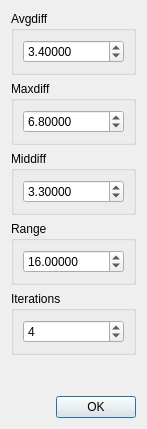
<?xml version="1.0" encoding="UTF-8"?>
<ui version="4.0">
 <class>DebandDialog</class>
 <widget class="QDialog" name="DebandDialog">
  <property name="geometry">
   <rect>
    <x>0</x>
    <y>0</y>
    <width>140</width>
    <height>429</height>
   </rect>
  </property>
  <property name="windowTitle">
   <string>Deband effect settings</string>
  </property>
  <layout class="QVBoxLayout" name="verticalLayout">
   <item>
    <widget class="QGroupBox" name="avgdiff">
     <property name="title">
      <string>Avgdiff</string>
     </property>
     <layout class="QVBoxLayout" name="verticalLayout_2">
      <item>
       <widget class="QDoubleSpinBox" name="avgdiffValue">
        <property name="decimals">
         <number>5</number>
        </property>
        <property name="minimum">
         <double>-10000.000000000000000</double>
        </property>
        <property name="maximum">
         <double>10000.000000000000000</double>
        </property>
        <property name="singleStep">
         <double>0.100000000000000</double>
        </property>
        <property name="value">
         <double>3.400000000000000</double>
        </property>
       </widget>
      </item>
     </layout>
    </widget>
   </item>
   <item>
    <widget class="QGroupBox" name="maxdiff">
     <property name="title">
      <string>Maxdiff</string>
     </property>
     <layout class="QVBoxLayout" name="verticalLayout_3">
      <item>
       <widget class="QDoubleSpinBox" name="maxdiffValue">
        <property name="decimals">
         <number>5</number>
        </property>
        <property name="minimum">
         <double>-10000.000000000000000</double>
        </property>
        <property name="maximum">
         <double>10000.000000000000000</double>
        </property>
        <property name="singleStep">
         <double>0.100000000000000</double>
        </property>
        <property name="value">
         <double>6.800000000000000</double>
        </property>
       </widget>
      </item>
     </layout>
    </widget>
   </item>
   <item>
    <widget class="QGroupBox" name="middiff">
     <property name="title">
      <string>Middiff</string>
     </property>
     <layout class="QVBoxLayout" name="verticalLayout_4">
      <item>
       <widget class="QDoubleSpinBox" name="middiffValue">
        <property name="decimals">
         <number>5</number>
        </property>
        <property name="minimum">
         <double>-10000.000000000000000</double>
        </property>
        <property name="maximum">
         <double>10000.000000000000000</double>
        </property>
        <property name="singleStep">
         <double>0.100000000000000</double>
        </property>
        <property name="value">
         <double>3.300000000000000</double>
        </property>
       </widget>
      </item>
     </layout>
    </widget>
   </item>
   <item>
    <widget class="QGroupBox" name="range">
     <property name="title">
      <string>Range</string>
     </property>
     <layout class="QVBoxLayout" name="verticalLayout_5">
      <item>
       <widget class="QDoubleSpinBox" name="rangeValue">
        <property name="decimals">
         <number>5</number>
        </property>
        <property name="minimum">
         <double>-10000.000000000000000</double>
        </property>
        <property name="maximum">
         <double>10000.000000000000000</double>
        </property>
        <property name="singleStep">
         <double>1.000000000000000</double>
        </property>
        <property name="value">
         <double>16.000000000000000</double>
        </property>
       </widget>
      </item>
     </layout>
    </widget>
   </item>
   <item>
    <widget class="QGroupBox" name="iterations">
     <property name="title">
      <string>Iterations</string>
     </property>
     <layout class="QVBoxLayout" name="verticalLayout_6">
      <item>
       <widget class="QSpinBox" name="iterationsValue">
        <property name="minimum">
         <number>-10000</number>
        </property>
        <property name="maximum">
         <number>10000</number>
        </property>
        <property name="value">
         <number>4</number>
        </property>
       </widget>
      </item>
     </layout>
    </widget>
   </item>
   <item>
    <spacer name="verticalSpacer">
     <property name="orientation">
      <enum>Qt::Vertical</enum>
     </property>
     <property name="sizeHint" stdset="0">
      <size>
       <width>20</width>
       <height>40</height>
      </size>
     </property>
    </spacer>
   </item>
   <item>
    <widget class="QDialogButtonBox" name="buttonBox">
     <property name="orientation">
      <enum>Qt::Horizontal</enum>
     </property>
     <property name="standardButtons">
      <set>QDialogButtonBox::Ok</set>
     </property>
    </widget>
   </item>
  </layout>
 </widget>
 <resources/>
 <connections>
  <connection>
   <sender>buttonBox</sender>
   <signal>accepted()</signal>
   <receiver>DebandDialog</receiver>
   <slot>accept()</slot>
   <hints>
    <hint type="sourcelabel">
     <x>248</x>
     <y>254</y>
    </hint>
    <hint type="destinationlabel">
     <x>157</x>
     <y>274</y>
    </hint>
   </hints>
  </connection>
  <connection>
   <sender>buttonBox</sender>
   <signal>rejected()</signal>
   <receiver>DebandDialog</receiver>
   <slot>reject()</slot>
   <hints>
    <hint type="sourcelabel">
     <x>316</x>
     <y>260</y>
    </hint>
    <hint type="destinationlabel">
     <x>286</x>
     <y>274</y>
    </hint>
   </hints>
  </connection>
 </connections>
</ui>
